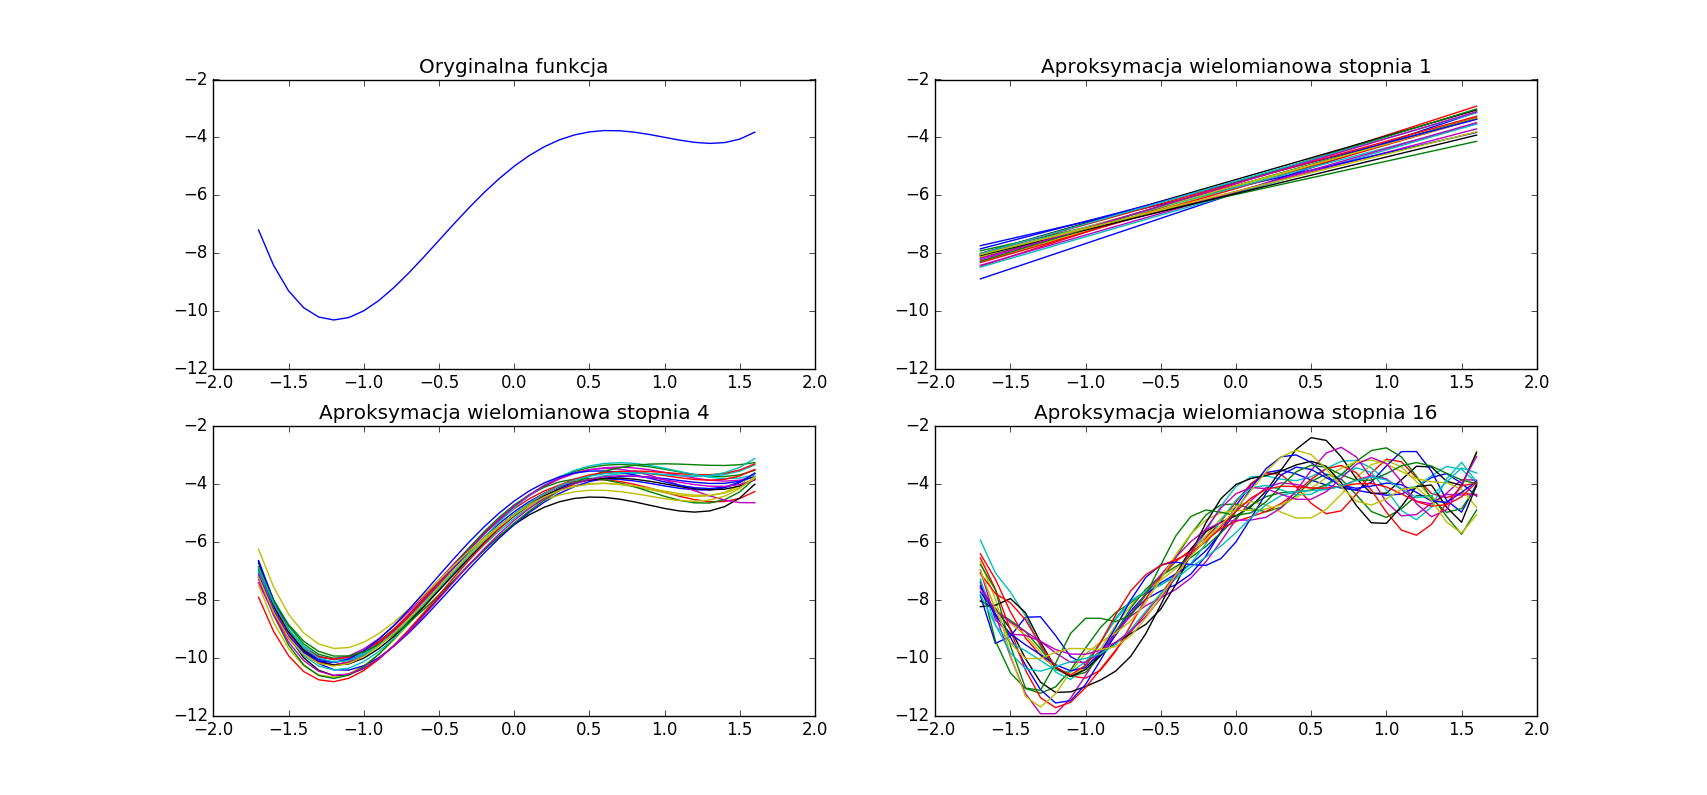

Recreate this plot in Python.
# Main function which we will approximate
def main_function(x):
    return x**4 - x**3 - 3 * x**2 + 4 * x - 5

import matplotlib.pyplot as plt
import numpy

arguments = numpy.arange(-2, 2, 0.1)
main_values = main_function(arguments)

def sample_from_training_set(arguments, size):
    permutation = numpy.arange(arguments.shape[0])
    numpy.random.shuffle(permutation)
    return arguments[permutation[0:size]]

def generate_random_polynomial(arguments, degree, size):
    training_set = sample_from_training_set(arguments, size)
    training_values = main_function(training_set) + numpy.random.normal(0, 1, size)
    return numpy.polyfit(training_set, training_values, degree)

def plot_polynomial_variance_with_percnetile(arguments, degree, size, number_of_samples, percentile):

    polynomials = numpy.zeros((number_of_samples, degree + 1))

    for i in range(number_of_samples):
        polynomials[i,:] = generate_random_polynomial(arguments, degree, size)

    results = numpy.zeros((number_of_samples, arguments.shape[0]))

    for i in range(number_of_samples):
        results[i,:] = numpy.polyval(polynomials[i,:], arguments)
        print results[i,:]

    for i in range(number_of_samples):
        plt.plot(arguments[3:37], results[i,3:37])
        plt.ylim((-12, -2))
        plt.title("Aproksymacja wielomianowa stopnia " + str(degree))

plt.figure(1)
plt.subplot(221)
plt.plot(arguments[3:37], main_values[3:37])
plt.title("Oryginalna funkcja")
plt.ylim((-12, -2))
plt.subplot(222)
plot_polynomial_variance_with_percnetile(arguments, 1, 40, 20, 0.3)
plt.subplot(223)
plot_polynomial_variance_with_percnetile(arguments, 4, 40, 20, 0.3)
plt.subplot(224)
plot_polynomial_variance_with_percnetile(arguments, 16, 40, 20, 0.3)
plt.show()
